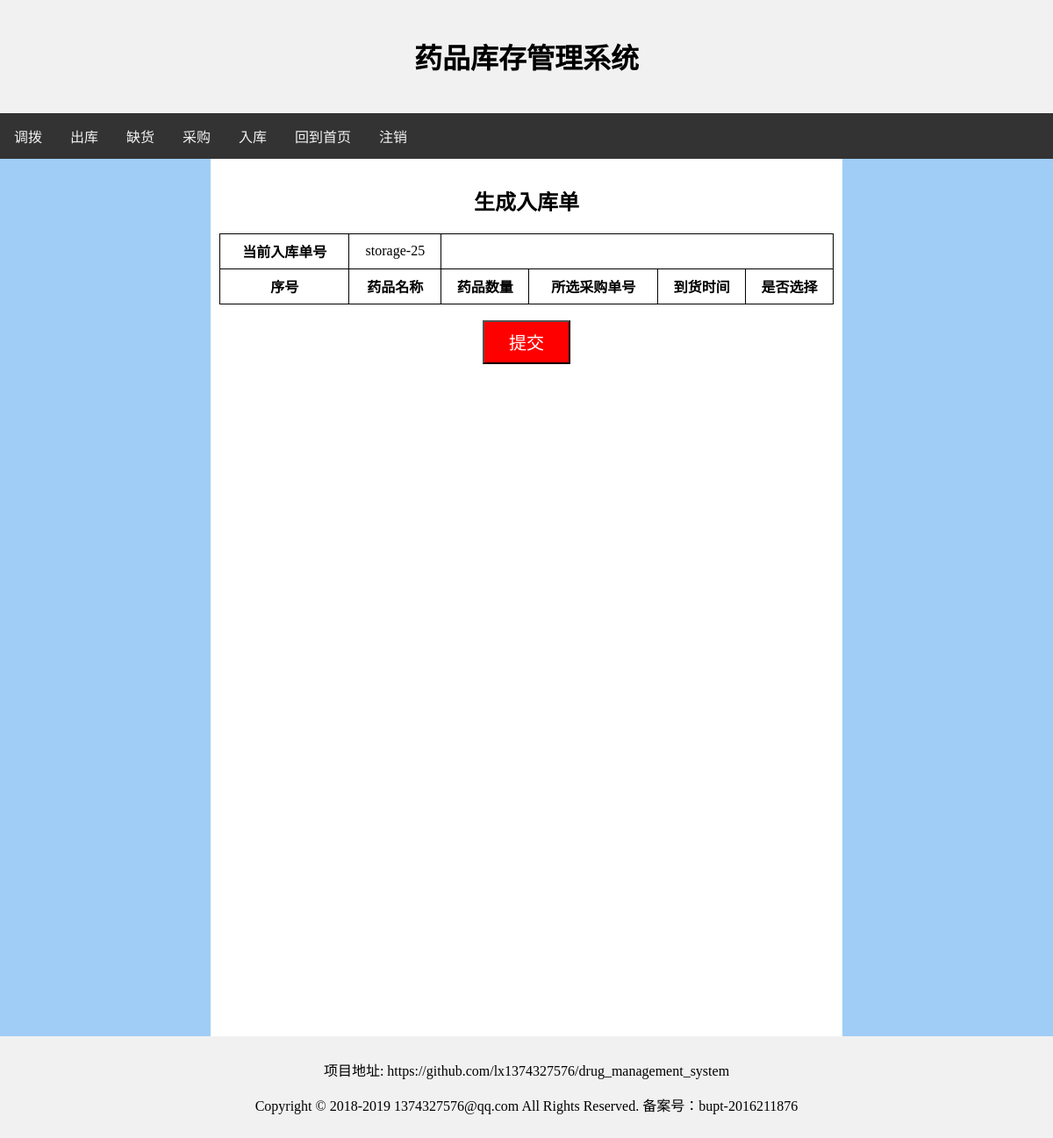
Before: /storage/make/ with the older database file.
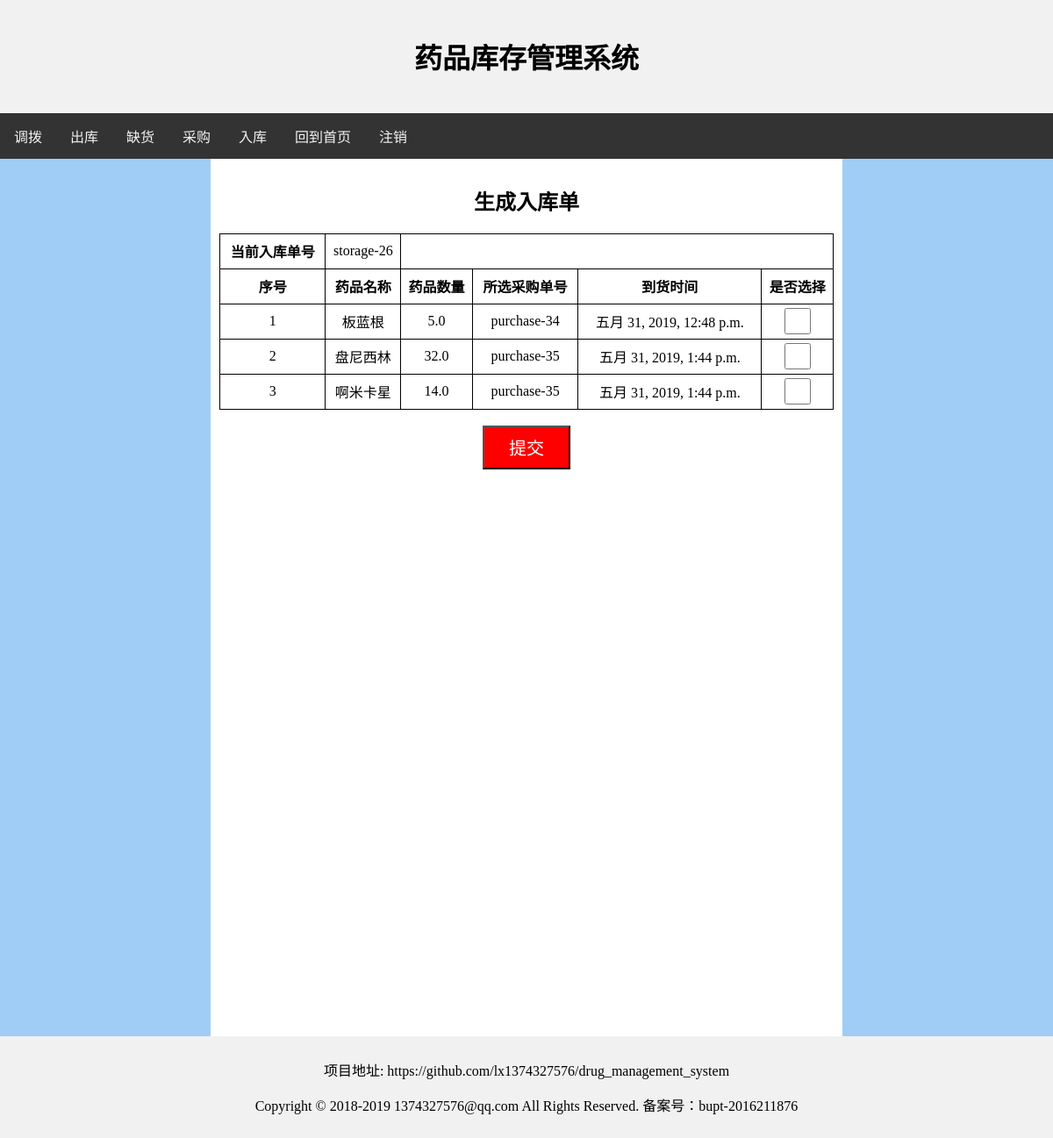
After: the same page with the newer database file.
### demand/models.py (models this page shows, shortened)
class Detail(models.Model):
    id = models.IntegerField('id', primary_key=True)
    father_id = models.IntegerField('father_id', default=0)
    father_detail_id = models.IntegerField('father_detail_id', default=0)
    medicine = models.ForeignKey(Medicine, blank=False, on_delete=models.CASCADE)
    create_time = models.DateTimeField('create_time', default=timezone.now)
    num = models.FloatField('num')
    price = models.FloatField('price')
    status = models.IntegerField('status', default=0)  # 0 未处理 1 处理中 2 已完成
    form_type = models.IntegerField('form_type')  # 1 需求单 2 出库单 3 缺货单 4 采购单 5 入库单
    form_id = models.IntegerField('form_id')

class Medicine(models.Model):
    id = models.IntegerField('id', primary_key=True)
    name = models.CharField('name', blank=False, max_length=100)
    total_num = models.FloatField('total_num', default=0)
    now_num = models.FloatField('now_num', default=0)
    medicine_type = models.ForeignKey(Medicine_type, on_delete=models.CASCADE)

### storage/views.py (the view)
# urls.py: path('make/', views.make, name='make'),
def make(request):
    details = Detail.objects.filter(form_type=4).filter(status=0)
    detail_list = []
    for detail in details:
        purchase = Purchase.objects.get(id=detail.form_id)
        if purchase.status == 1:
            detail_list.append(detail)
    storage_list = Storage.objects.all()
    storage_num = storage_list.count() + 1
    context = {
        "detail_list": detail_list,
        "storage_num": storage_num,
    }
    return render(request, 'storage/storage.html', context)

### storage/templates/storage/storage.html (shortened to what this page needs)
<html>
    <head>
    </head>
    <body>
        <div class="header">
            <h1>药品库存管理系统</h1>
        </div>
        <div class="topnav">
            <a href="{% url 'demand:demand' %}">调拨</a>
            <a href="{% url 'checkout:checkout' %}">出库</a>
            <a href="{% url 'lack:lack' %}">缺货</a>
            <a href="{% url 'purchase:purchase' %}">采购</a>
            <a href="{% url 'storage:storage' %}">入库</a>
            <a href="{% url 'user:index' %}">回到首页</a>
            <a href="{% url 'user:logout' %}">注销</a>
        </div>
        <div class="row">
            <div class="column left">
            </div>
            <div class="column middle">
                <div class="submit-div">
                    <h2> 生成入库单 </h2>
                </div>
                <form action="{% url 'storage:submit' %}" method="post">
                    <table>
                        <tr>
                            <td><strong>当前入库单号</strong></td>
                            <td> storage-{{storage_num}} </td>
                        </tr>
                        <tr>
                            <td> <strong>序号</strong> </td>
                            <td> <strong>药品名称</strong> </td>
                            <td> <strong>药品数量</strong> </td>
                            <td> <strong>所选采购单号</strong></td>
                            <td> <strong>到货时间</strong></td>
                            <td> <strong>是否选择</strong> </td>
                        </tr>
                        {% for detail in detail_list %}
                            <tr>
                                <td> {{forloop.counter}} </td>
                                <td> {{detail.medicine.name}} </td>
                                <td> {{detail.num}} </td>
                                <td> purchase-{{detail.form_id}}</td>
                                <td> {{detail.create_time}} </td>
                                <td>
                                    <input name="{{detail.id}}" type="checkbox" value="checked" class="checkbox"/>
                                </td>
                            </tr>
                        {% endfor %}
                    </table>
                    <br>
                    <div class="submit-div">
                        <input type="submit" value="提交" class="submit">
                    </div>
                </form>
            </div>
            <div class="column right">
            </div>
        </div>
        <div class="footer">
            <p>项目地址: https://github.com/lx1374327576/drug_management_system</p>
            <p>Copyright © 2018-2019 1374327576@qq.com All Rights Reserved. 备案号：bupt-2016211876</p>
        </div>
    </body>
</html>

### storage/templates/storage/storage.html (style rules this page uses)
* { box-sizing: border-box; }
body { margin: 0; }
.header { background-color: #f1f1f1; padding: 20px; text-align: center; }
.topnav { overflow: hidden; background-color: #333; }
.topnav a { float: left; display: block; color: #f2f2f2; text-align: center; padding: 14px 16px; text-decoration: none; }
.column { float: left; padding: 10px; }
.column.left { width: 20%; background-image:url("/static/2.jpeg"); height: 1000px; }
.column.right { width: 20%; background-image:url("/static/2.jpeg"); height: 1000px; }
.column.middle { width: 60%; }
.row:after { content: ""; display: table; clear: both; }
.footer { background-color: #f1f1f1; padding: 10px; text-align: center; }
table,tr,td { border: 1px solid black; }
table { border-collapse:collapse; width:100%; }
tr { height:40px }
td { text-align:center; vertical-align:middle; }
.checkbox { width:30px; height:30px; }
.submit { width:100px; height:50px; background-color:red; color:white; font-size:20px; }
.submit-div { width:100%; text-align: center; }

Changed rows visible on the page:
added Detail: medicine.name "板蓝根", num "5.0", form_id "34", create_time "五月 31, 2019, 12:48 p.m."
added Detail: medicine.name "盘尼西林", num "32.0", form_id "35", create_time "五月 31, 2019, 1:44 p.m."
added Detail: medicine.name "啊米卡星", num "14.0", form_id "35", create_time "五月 31, 2019, 1:44 p.m."
Other visible differences:
{{ storage_num }}: "25" → "26"
